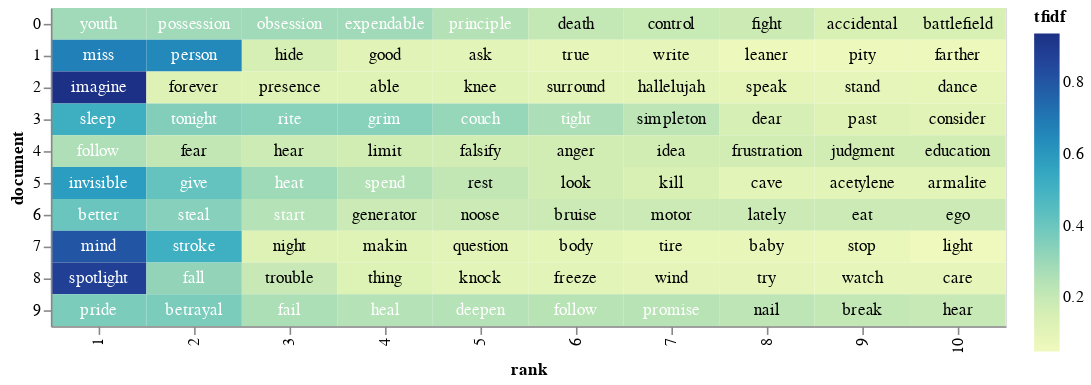

The notebook cell saved with this chart:
### Code cell
# Heat map for the 90s-00s

# base for all visualizations, with rank calculation
base = alt.Chart(sample_tfidfs[2][0:100]).encode(
    x = 'rank:O',
    y = 'document:N'
).transform_window(
    rank = "rank()",
    sort = [alt.SortField("tfidf", order="descending")],
    groupby = ["document"],
)

# heatmap specification
heatmap = base.mark_rect().encode(
    color = 'tfidf:Q'
)

# text labels, white for darker heatmap colors
text = base.mark_text(baseline='middle').encode(
    text = 'term:N',
    color = alt.condition(alt.datum.tfidf >= 0.23, alt.value('white'), alt.value('black'))
)

# display the three superimposed visualizations
(heatmap + text).properties(width = 600)

### Figure 1 — Vega-Lite specification as saved in the notebook (floating-point values rounded to 4 significant figures)
{"config": {"view": {"continuousWidth": 300, "continuousHeight": 300}}, "layer": [{"mark": {"type": "rect"}, "encoding": {"color": {"field": "tfidf", "type": "quantitative"}, "x": {"field": "rank", "type": "ordinal"}, "y": {"field": "document", "type": "nominal"}}, "transform": [{"window": [{"op": "rank", "field": "", "as": "rank"}], "groupby": ["document"], "sort": [{"field": "tfidf", "order": "descending"}]}]}, {"mark": {"type": "text", "baseline": "middle"}, "encoding": {"color": {"condition": {"test": "(datum.tfidf >= 0.23)", "value": "white"}, "value": "black"}, "text": {"field": "term", "type": "nominal"}, "x": {"field": "rank", "type": "ordinal"}, "y": {"field": "document", "type": "nominal"}}, "transform": [{"window": [{"op": "rank", "field": "", "as": "rank"}], "groupby": ["document"], "sort": [{"field": "tfidf", "order": "descending"}]}]}], "data": {"name": "data-26c7c727f0fc92d91b89736c71f439ee"}, "width": 600, "$schema": "https://vega.github.io/schema/vega-lite/v5.15.1.json", "datasets": {"data-26c7c727f0fc92d91b89736c71f439ee": [{"document": 0, "term": "expendable", "tfidf": 0.2862}, {"document": 0, "term": "obsession", "tfidf": 0.2862}, {"document": 0, "term": "possession", "tfidf": 0.2862}, {"document": 0, "term": "youth", "tfidf": 0.2863}, {"document": 0, "term": "principle", "tfidf": 0.2459}, {"document": 0, "term": "death", "tfidf": 0.2057}, {"document": 0, "term": "control", "tfidf": 0.1926}, {"document": 0, "term": "fight", "tfidf": 0.1821}, {"document": 0, "term": "accidental", "tfidf": 0.1432}, {"document": 0, "term": "battlefield", "tfidf": 0.1432}, {"document": 1, "term": "miss", "tfidf": 0.6748}, {"document": 1, "term": "person", "tfidf": 0.6522}, {"document": 1, "term": "hide", "tfidf": 0.155}, {"document": 1, "term": "good", "tfidf": 0.113}, {"document": 1, "term": "ask", "tfidf": 0.1088}, {"document": 1, "term": "true", "tfidf": 0.08835}, {"document": 1, "term": "write", "tfidf": 0.08834}, {"document": 1, "term": "farther", "tfidf": 0.05924}, {"document": 1, "term": "leaner", "tfidf": 0.05928}, {"document": 1, "term": "pity", "tfidf": 0.05925}, {"document": 2, "term": "imagine", "tfidf": 0.9362}, {"document": 2, "term": "forever", "tfidf": 0.1212}, {"document": 2, "term": "able", "tfidf": 0.1171}, {"document": 2, "term": "knee", "tfidf": 0.117}, {"document": 2, "term": "presence", "tfidf": 0.1171}, {"document": 2, "term": "hallelujah", "tfidf": 0.1074}, {"document": 2, "term": "surround", "tfidf": 0.1074}, {"document": 2, "term": "speak", "tfidf": 0.09524}, {"document": 2, "term": "stand", "tfidf": 0.09019}, {"document": 2, "term": "dance", "tfidf": 0.08723}, {"document": 3, "term": "sleep", "tfidf": 0.5181}, {"document": 3, "term": "tonight", "tfidf": 0.3519}, {"document": 3, "term": "grim", "tfidf": 0.3397}, {"document": 3, "term": "rite", "tfidf": 0.3397}, {"document": 3, "term": "couch", "tfidf": 0.3117}, {"document": 3, "term": "tight", "tfidf": 0.2639}, {"document": 3, "term": "simpleton", "tfidf": 0.2265}, {"document": 3, "term": "dear", "tfidf": 0.1559}, {"document": 3, "term": "past", "tfidf": 0.1267}, {"document": 3, "term": "consider", "tfidf": 0.1132}, {"document": 4, "term": "follow", "tfidf": 0.2582}, {"document": 4, "term": "fear", "tfidf": 0.2114}, {"document": 4, "term": "hear", "tfidf": 0.1804}, {"document": 4, "term": "anger", "tfidf": 0.1662}, {"document": 4, "term": "education", "tfidf": 0.1662}, {"document": 4, "term": "falsify", "tfidf": 0.1663}, {"document": 4, "term": "frustration", "tfidf": 0.1662}, {"document": 4, "term": "idea", "tfidf": 0.1662}, {"document": 4, "term": "judgment", "tfidf": 0.1662}, {"document": 4, "term": "limit", "tfidf": 0.1663}, {"document": 5, "term": "invisible", "tfidf": 0.5857}, {"document": 5, "term": "give", "tfidf": 0.4173}, {"document": 5, "term": "heat", "tfidf": 0.2929}, {"document": 5, "term": "spend", "tfidf": 0.248}, {"document": 5, "term": "rest", "tfidf": 0.2128}, {"document": 5, "term": "look", "tfidf": 0.1667}, {"document": 5, "term": "kill", "tfidf": 0.1478}, {"document": 5, "term": "acetylene", "tfidf": 0.1064}, {"document": 5, "term": "armalite", "tfidf": 0.1064}, {"document": 5, "term": "cave", "tfidf": 0.1064}, {"document": 6, "term": "better", "tfidf": 0.4018}, {"document": 6, "term": "steal", "tfidf": 0.3422}, {"document": 6, "term": "start", "tfidf": 0.2438}, {"document": 6, "term": "bruise", "tfidf": 0.1865}, {"document": 6, "term": "eat", "tfidf": 0.1865}, {"document": 6, "term": "ego", "tfidf": 0.1865}, {"document": 6, "term": "generator", "tfidf": 0.1866}, {"document": 6, "term": "lately", "tfidf": 0.1865}, {"document": 6, "term": "motor", "tfidf": 0.1865}, {"document": 6, "term": "noose", "tfidf": 0.1866}, {"document": 7, "term": "mind", "tfidf": 0.8022}, {"document": 7, "term": "stroke", "tfidf": 0.5147}, {"document": 7, "term": "night", "tfidf": 0.1219}, {"document": 7, "term": "makin", "tfidf": 0.1188}, {"document": 7, "term": "question", "tfidf": 0.1021}, {"document": 7, "term": "body", "tfidf": 0.09673}, {"document": 7, "term": "tire", "tfidf": 0.08534}, {"document": 7, "term": "baby", "tfidf": 0.07995}, {"document": 7, "term": "stop", "tfidf": 0.07557}, {"document": 7, "term": "light", "tfidf": 0.04908}, {"document": 8, "term": "spotlight", "tfidf": 0.8753}, {"document": 8, "term": "fall", "tfidf": 0.3181}, {"document": 8, "term": "trouble", "tfidf": 0.1943}, {"document": 8, "term": "thing", "tfidf": 0.1283}, {"document": 8, "term": "knock", "tfidf": 0.1075}, {"document": 8, "term": "freeze", "tfidf": 0.1018}, {"document": 8, "term": "try", "tfidf": 0.09326}, {"document": 8, "term": "wind", "tfidf": 0.0933}, {"document": 8, "term": "care", "tfidf": 0.08985}, {"document": 8, "term": "watch", "tfidf": 0.08991}, {"document": 9, "term": "betrayal", "tfidf": 0.3649}, {"document": 9, "term": "pride", "tfidf": 0.3649}, {"document": 9, "term": "fail", "tfidf": 0.2613}, {"document": 9, "term": "deepen", "tfidf": 0.2433}, {"document": 9, "term": "heal", "tfidf": 0.2433}, {"document": 9, "term": "follow", "tfidf": 0.2363}, {"document": 9, "term": "promise", "tfidf": 0.2363}, {"document": 9, "term": "nail", "tfidf": 0.2232}, {"document": 9, "term": "break", "tfidf": 0.2047}, {"document": 9, "term": "hear", "tfidf": 0.198}]}}
